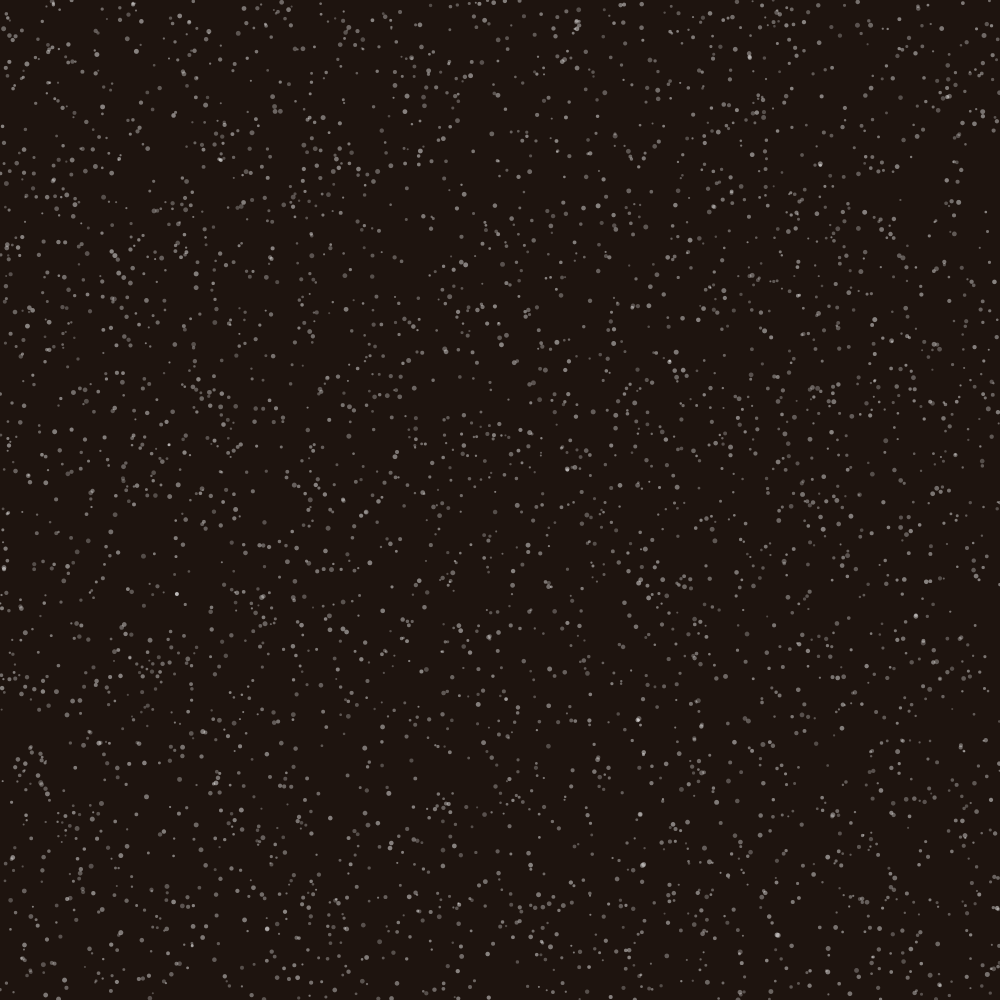
Frame 1 (no input)
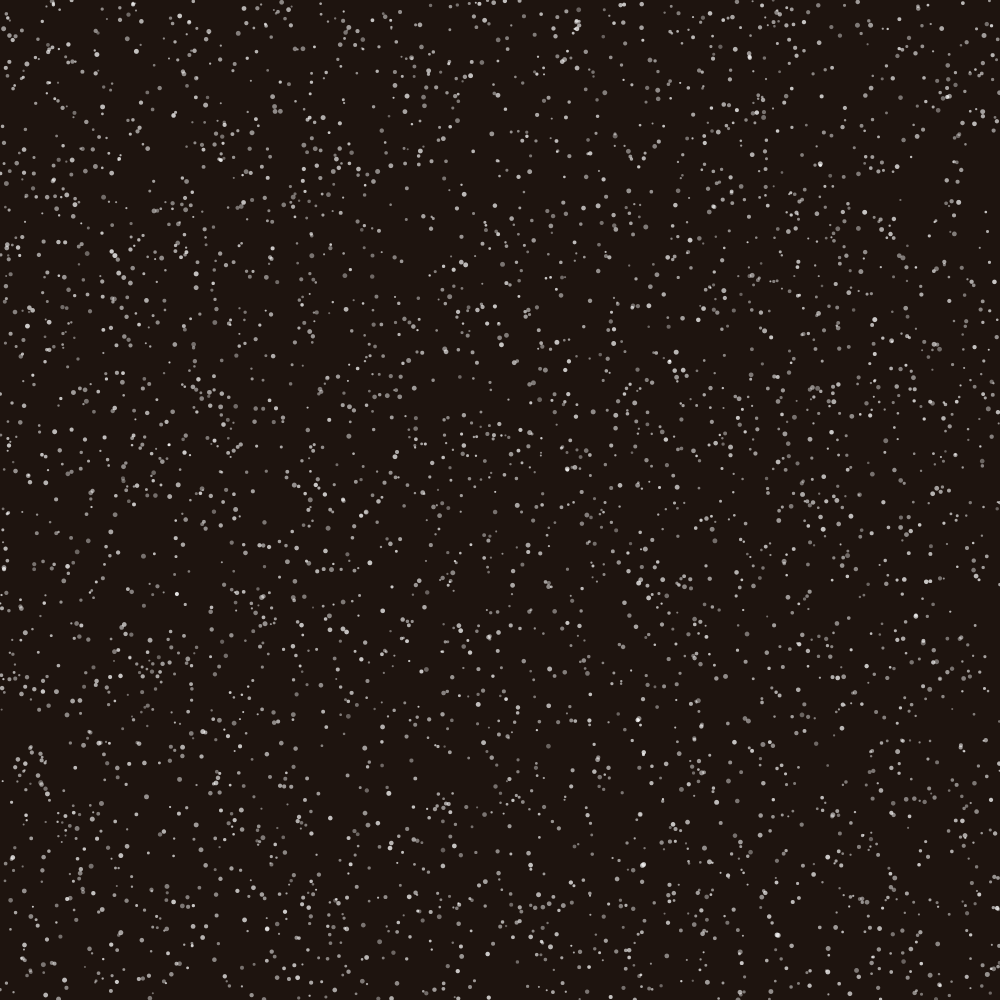
Frame 60 (no input)
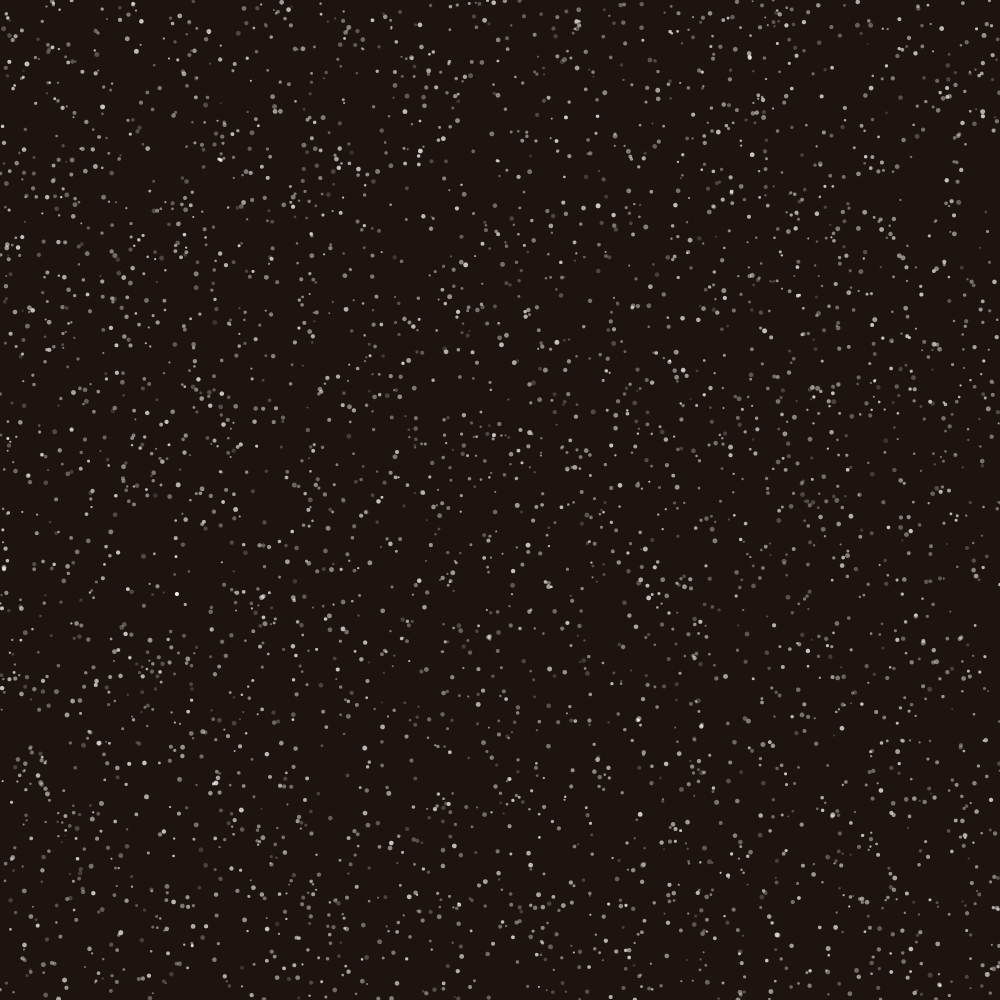
Frame 120 (the mouse pressed at the canvas centre since frame 60)

The p5.js sketch that drew these frames (run headless with seeded random() and noise() and a simulated clock; from frame 60 on, the mouse is pressed at the canvas centre):

// p5.js sketch
// ── sketch.js
// This is the Last version.
// It adds multi-stage evolution and shining effect to background dots.

// ToDoList: 
// 1.Click to select [✔] 
// 2.Selected Circle will breath. [✔]
// 3.Click two circles to connect them with a line. [✔]
// 4.Connected circles will evolve and show a middle pattern. [✔]
// 5.Connected twice to show the outer pattern. [✔]
// 6.Dots are shining. [✔]


// =======================================================================
// ======================== Global Variables =============================
// =======================================================================
// This section defines all shared state used across the sketch, including
// the global background colour, colour palettes for circles and patterns,
// and the arrays that store Circle objects. These variables are 
// initialised in setup() and then read by the drawing functions.

let globalBgColor;       // bgColor
let circleBasePalette;   // Base colours for the circles (Deep Earth tones)
let patternPalette;       // Colours for patterns/details (High contrast/Bright)
let circles = [];        // Stores all Circle objects, added dynamically on click
let backgroundDots = []; // Stores background dot data to prevent flicker

// --- New variables for Connections ---
let connections = [];     // Stores all {from, to} connection objects
let selectedCircle = null; // Stores the first selected circle (the connection source)

// =========================================================================
// ======================= Layout & Background =============================
// =========================================================================

// --- Responsiveness ---
function windowResized() {
    let size = min(windowWidth, windowHeight);
    resizeCanvas(size, size);
    // Regenerate dots to fit new canvas size
    backgroundDots = [];
    generateBackgroundDots();
    draw(); 
}

// --- Background texture: dense random scattered white dots ---
/*
    This background texture uses probabilistic dot density to distribute thousands of 
    semi-transparent white dots across the canvas. 
*/

// Generates dot data once and stores it in the backgroundDots array.
function generateBackgroundDots() {
    let density = 0.004;  // Controls how many dots per pixel area.
    let numDots = floor(width * height * density);  // Calculate the total number of dots.
    for (let i = 0; i < numDots; i++) {
        let x = random(width); // Random x position
        let y = random(height); // Random y position
        let dotSize = random(width * 0.002, width * 0.005); // Set dot size relative to canvas width
        let alpha = random(100, 200);   // We want the dots have different opacity, so they look like shining stars!
        let speed = random(0.0005, 0.002); // each dot shining individually, because it has different pulse speed.
        backgroundDots.push({ x: x, y: y, dotSize: dotSize, alpha: alpha , speed: speed});
        // once it is randomized, it will be stored to avoid flicker.
    }
}

// Draws the pre-calculated dots from the array.
// I also use millis combined with sin and map to make the dots look like twinkling.
function drawBackgroundDots() {
    push();
    noStroke();
    let pulse; // change the alpha value of the dot to make it look like shining.
    
    for (let dot of backgroundDots) { // iterate through each dot to draw it.
        pulse = sin(millis() * dot.speed); // shining smoothly
        pulse = map(pulse, -1, 1, 0.2, 1);
        fill(255, 255, 255, dot.alpha*pulse);  // Pure white, varying opacity
        ellipse(dot.x, dot.y, dot.dotSize);
    }
    pop();
}

// --- New function to draw connections (Individual Work) ---
// This function draws the lines based on the user-created 'connections' array.
// (Individual Work) I change the line color to white and make it thinner.
function drawRoads() {
    let linkColor = color(255,255,255); 
    // Use push/pop to isolate style settings for lines
    push(); 
    stroke(linkColor);
    strokeWeight(4);  // Fixed wide width
    strokeCap(ROUND); 
    // strokeCap(ROUND) sets rounded line endings for smoother, organic-looking connectors.
    // From the p5.js reference: https://p5js.org/reference/p5/strokeCap/
    // Iterate over all stored connections
    for (let conn of connections) {
        line(conn.from.x, conn.from.y, conn.to.x, conn.to.y); 
    }
    pop();
}

// =========================================================================
// ======================= Interaction Logic (Individual Work) =============
// =========================================================================
// isSelected (attribute of Circle class) and selectedCircle will update according to variable selectedCircle.
// clickedCircle will always update first.

// 1. Click empty space -> Create a new, unselected circle.
// 2. Click an unselected circle -> Select it as 'source' (it breathes).
// 3. Click a second circle -> Create a connection, evolve both,
//    and make the new circle breathe. The second circle becomes the new 'source'.
// 4. Click the same circle twice -> Deselect it.

function mouseClicked() {
    let clickedCircle = null; // Stores the circle clicked in this frame

    // Check if we clicked an existing circle
    for (let c of circles) { // iterate through each circle
        if (c.isClicked(mouseX, mouseY)) {
            clickedCircle = c; // store the clicked circle
            break; // Found it
        }
    }

    if (clickedCircle) {
        // --- If we click an existing circle ---
        
        if (selectedCircle) {
            // We already have a circle selected (it's the 'from')
            if (clickedCircle === selectedCircle) {
                // User clicked the same circle again: Deselect it
                clickedCircle.isSelected = false;
                selectedCircle = null;
            } else {
                // User clicked a different circle: Create connection!
                connections.push({ from: selectedCircle, to: clickedCircle });
                
                // Evolve both circles involved in the connection
                selectedCircle.addConnection();
                clickedCircle.addConnection();
                
                // Deselect all circles except the newly clicked one
                for(let c of circles) {
                    c.isSelected = (c === clickedCircle);
                }
                
                // Make the new circle the active source for the next connection
                selectedCircle = clickedCircle;
            }
        } else {
            // This is the first circle being selected in a chain
           for(let c of circles) {
                c.isSelected = (c === clickedCircle); // Select only this one
            }
            selectedCircle = clickedCircle;
        }

    } else {
        // --- If we click on empty space ---
        
        // Deselect all circles
        for (let c of circles) {
            c.isSelected = false;
        }
        selectedCircle = null; // Clear the connection source

        // Create the new circle
        let r = width / 8; 
        let newCircle = new Circle(mouseX, mouseY, r); // create at mouse position

        newCircle.showInner = true; // Activate it
        // Set random properties once
        newCircle.innerPatternType = floor(random(2));
        newCircle.innerBaseColor = random(circleBasePalette);
        newCircle.innerPatternColor = random(patternPalette);
        circles.push(newCircle);
    }
}

// ======================================================================
// ======================== CIRCLE CLASS ================================
// ======================================================================
// The Circle class encapsulates all logic for drawing a single circular
// motif. Each Circle instance stores its position, radius, and randomly
// chosen pattern types for the outer, middle, and inner layers. The class
// provides a display() method that renders the circle as a three-layer
// structure (buffer, outer, middle, inner) using a variety of generative
// pattern functions.

// (Individual Work Comments):
// I add addConnection() to update the connection count and show pattern accordingly.
// I add connectionCount to track the number of connections.

class Circle {
/*
    Each Circle object randomly selects pattern types for its outer, middle,
    and inner layers. This modular structure expands on OOP techniques,
    enabling controlled variation through generative rules.
*/
    constructor(x, y, r) {
        this.x = x;
        this.y = y;
        this.r = r; 
        
    // --- State Variables (Individual Work) ---
        this.showMiddle = false;  // if show the middle pattern
        this.showOuter = false; // New state for max evolution
        this.isSelected = false; // for breathing animation
        this.connectionCount = 0; // for evolution
        
        // --- Inner Pattern Properties (for flicker-free draw) ---
        this.innerPatternType = 0;
        this.innerBaseColor = color(0);
        this.innerPatternColor = color(255);
        
        // --- Middle Pattern Properties ---
        this.middlePatternType = floor(random(4));
        this.middleBaseColor = color(0);
        this.middlePatternColor = color(255);
        
        // --- Outer Pattern Properties ---
        this.outerPatternType = floor(random(4)); 
        this.outerBaseColor = color(0);
        this.outerPatternColor = color(255);
        
        // use the seed to generate the same pattern to avoid flickering.
        this.seed = random(1000000); // ref:https://p5js.org/reference/p5/randomSeed/
    }

    // (Individual Work)
    // check if the mouse is clicked on the circle using the distance
    // if the clicked distance is smaller than the radius, then it is clicked.
    isClicked(mx, my) {
        let d = dist(mx, my, this.x, this.y);
        return (d < this.r * 0.7); 
    }

    // (Individual Work)
    // Called when a connection is made to this circle
    addConnection() {
        this.connectionCount++; // Increment
        
        if (this.connectionCount === 1) {
            // First connection: activate middle layer
            this.showMiddle = true;
            // Set colors once
            this.middleBaseColor = random(circleBasePalette);
            this.middlePatternColor = random(patternPalette);
            
        } else if (this.connectionCount === 2) {
            // Second connection: activate outer layer
            this.showOuter = true;
            // Set colors once
            this.outerBaseColor = random(circleBasePalette);
            this.outerPatternColor = random(patternPalette);
        
        } else if (this.connectionCount > 2) {
            // Subsequent connections: refresh all patterns
            this.refreshPatterns();
        }
    }
    // randomize all properties
        refreshPatterns() {
        // Re-randomize seed for new shapes
        this.seed = random(1000000); 
        
        // Re-randomize types
        this.outerPatternType = floor(random(4));
        this.middlePatternType = floor(random(4));
        this.innerPatternType = floor(random(2));
        
        // Re-randomize all colors
        this.outerBaseColor = random(circleBasePalette);
        this.outerPatternColor = random(patternPalette);
        this.middleBaseColor = random(circleBasePalette);
        this.middlePatternColor = random(patternPalette);
        this.innerBaseColor = random(circleBasePalette);
        this.innerPatternColor = random(patternPalette);
    }

    // --- Main Display Method ---
    display() {

        // from the official p5.js reference: https://p5js.org/reference/p5/randomSeed/
        randomSeed(this.seed); // This makes all random() calls stable
       
        // Uses push/pop/translate to simplify drawing coordinates (relative to center 0,0)
        push(); 
        // 1. Move origin to the circle's center
        translate(this.x, this.y); 
        // Rotate animation
        // the rotation speed is related to the connection count
        // the more connection count, the faster the rotation speed
        rotate(frameCount * 0.01 * (this.connectionCount+ 1)); 

        //The glow effect code are generated by AI
        // It adds a glow effect, so the circles looks like celestial bodies.
        // Use the brightest pattern color for the glow
         
        drawingContext.shadowBlur = 60;
        drawingContext.shadowColor = this.innerBaseColor;

        // I want scale the circle, so It won't overlap with other circles
        if(this.connectionCount <=2){
          if(this.connectionCount == 0) { //do nothing
          }
          else if(this.connectionCount == 1 ){
            scale(0.75);
          }
          else if(this.connectionCount == 2) {
            scale(0.6);
          }
        }
        else{
          scale(0.6);
        } 
        // (Individual) If the circle is selected, apply a "breathing" scale animation
        if (this.isSelected) { 
            // from the official p5.js reference: https://p5js.org/reference/p5/millis/
            let pulse = sin(millis() * 0.005); // Oscillates smoothly
            let scaleFactor = map(pulse, -1, 1, 1.0, 1.15); // The range of sin is -1 to 1, map it to scale range
            scale(scaleFactor); // Apply scaling
        }
        // 2. Draw Patterns
        if (this.showOuter) {
            this.displayOuterPattern();
        }
        if (this.showMiddle) {
            this.displayMiddlePattern();
        }
        this.displayInnerPattern();  

        drawingContext.shadowBlur = 0;
        
        pop(); // only scale the selected circle
    }
// --- Drawing Utilities (Helpers) ---
    /*
        Many of the custom shapes in this sketch use beginShape() together with
        curveVertex() to build smooth, organic outlines instead of perfect geometric primitives. 
        This technique was not fully covered in class and is adapted from the official p5.js reference:
            - beginShape(): https://p5js.org/reference/p5/beginShape/
            - curveVertex(): https://p5js.org/reference/p5/curveVertex/
        By adding small random jitter to the radii of points before calling
        curveVertex(), we simulate hand-drawn contours and irregular blobs.
    */

    //  beginShape() + curveVertex()： draw a small, irregular dot shape at a given radial offset and angle.
    //  rotate(random(TWO_PI));is removed to avoid flicker
    drawIrregularBlob(rOffset, angle, size, col) { //no random rotation now
    //  Calculate position based on polar coordinates
        let x = cos(angle) * rOffset;
        let y = sin(angle) * rOffset;
        fill(col);
        noStroke();
        push();
        translate(x, y); 
        beginShape();
        let points = 8;  
        for (let i = 0; i <= points; i++) { // Use <= to close curve
            let a = TWO_PI / points * i;
        // Jitter the radius of the dot itself
            let r = size * 0.5 * random(0.85, 1.15); // This random() is stable
            curveVertex(cos(a) * r, sin(a) * r); 
        }
        endShape(CLOSE);
        pop();
    }
    // larger version of drawIrregularBlob() used to draw big circular motifs
    drawHandDrawnCircle(r, fillCol, strokeCol, strokeW) {
    //  draws a large base circle with a slightly jittered radius, 
    //  beginShape() + curveVertex(): described above to create an organic, hand-drawn outline.
    // This function can be used to draw circles both with fill and without fill.
        if (fillCol) fill(fillCol); else noFill();
        if (strokeCol) stroke(strokeCol); else noStroke();
        if (strokeW) strokeWeight(strokeW);
        beginShape();
        let points = 50;  
        //  if the number of points is too small, the circle will look like a polygon.
        //  if the number of points is too big, the circle will look too perfect!
        for (let i = 0; i <= points; i++) {
            let angle = (TWO_PI / points) * i;
            let jitter = random(-r * 0.02, r * 0.02); // This random() is stable
            let radius = r + jitter;
            curveVertex(cos(angle) * radius, sin(angle) * radius);
        }
        endShape(CLOSE);
    }
  // ================= OUTER PATTERNS =================
    
    //  Use stored colors
    displayOuterPattern() {
        //  we want random color to increase the diversity... (Individual: color is stored)
        this.drawHandDrawnCircle(this.r, this.outerBaseColor, color(0, 50), 2);
        let patCol = this.outerPatternColor;

        //  draw the outer pattern based on the pattern type
        switch (this.outerPatternType) {
            case 0: this.drawOuterDotsPattern(patCol); break;
            case 1: this.drawOuterRadiatingLinesPattern(patCol); break;
            case 2: this.drawOuterStripedRingPattern(patCol); break;
            case 3: this.drawOuterRadialDashPattern(patCol); break; 
        }
    }

    //  Pattern 0: Irregular Dots Ring
    drawOuterDotsPattern(col) {
        let dotSize = this.r * 0.07;  
        let dotSpacing = this.r * 0.09; 
        //  the dots ring starts from a radius of 0.65 times the radius of the circle
        //  and will end at 0.95 times the radius of the circle
        for (let radius = this.r * 0.65; radius < this.r * 0.95; radius += dotSpacing) { 
            let count = floor((TWO_PI * radius) / dotSpacing); //  calculate the number of dots
            //  so the density of dots on each circle is identical
            for (let i = 0; i < count; i++) {  // (Group) draw dots ring
                let angle = (TWO_PI / count) * i;
                this.drawIrregularBlob(radius, angle, dotSize, col);
            }
        }
    }
    
    //  Pattern 1: Radiating Lines (Sunburst)
    //  Uses rotate() to simplify drawing lines radiating from center
    drawOuterRadiatingLinesPattern(col) {
        let numLines = 40;
        stroke(col);
        strokeWeight(this.r * 0.015);
        strokeCap(ROUND);
        
        for (let i = 0; i < numLines; i++) {
            let angle = (TWO_PI / numLines) * i + random(-0.05, 0.05); //  add random jitter
            push(); 
            rotate(angle); //  Rotate context
            //  Draw line along the X-axis
            line(this.r * 0.6, 0, this.r * 0.95, 0);
            //  Draw dot at the tip
            this.drawIrregularBlob(this.r * 0.95, 0, this.r * 0.03, col); 
            pop(); 
        }
    }
    
    //  Pattern 2: Striped Ring
    drawOuterStripedRingPattern(col) {
        noFill();
        stroke(col);
        let baseStrokeWeight = this.r * 0.025; 
        let numRings = 2;  //  we only want 2 rings to make the pattern look more brief
        for (let i = 0; i < numRings; i++) {
            let radius = map(i, 0, numRings - 1, this.r * 0.65, this.r * 0.9);
            //  The map() function scales a value from one range to another.
            //  Here, it takes the loop counter 'i' (which goes from 0 to numRings - 1)
            //  and converts it to a corresponding radius value.
            strokeWeight(baseStrokeWeight * random(0.8, 1.2)); 
            this.drawHandDrawnCircle(radius, null, col, null);
            //  Because we don't want a circle with fill, we pass 'null' for fillCol.
        }
    }
    
    //  Pattern 3: Radial Dash (Sine Wave Spring)
    //  Uses sin() to create a continuous wavy circumference
    //  This pattern also relies on beginShape() + curveVertex()
    drawOuterRadialDashPattern(col) {
        noFill(); 
        stroke(col); 
        strokeWeight(this.r * 0.025);
        let baseRadius = this.r * 0.73;
        let waveHeight = baseRadius * 0.30;
        //  waveHeight is the amplitude
        let waveFrequency = 60;
        //  waveFrequency controls how many full oscillations
        let totalPoints = 240;   
        //  totalPoints determines the smoothness (resolution)
        
        beginShape();
        for (let j = 0; j <= totalPoints; j++) {
            let angle = (TWO_PI / totalPoints) * j;
            let offset = sin(angle * waveFrequency) * waveHeight;
            let finalRadius = baseRadius + offset;
            finalRadius += random(-this.r * 0.005, this.r * 0.005);
            curveVertex(cos(angle) * finalRadius, sin(angle) * finalRadius);
        }
        endShape(CLOSE); 
    }
    
    // ================= MIDDLE PATTERNS  =================
    
    // (Individual) Use stored colors
    displayMiddlePattern() {
        this.drawHandDrawnCircle(this.r * 0.55, this.middleBaseColor, null, 0);
        let patCol = this.middlePatternColor;

        switch (this.middlePatternType) {
            case 0: this.drawMiddleConcentricDotsPattern(patCol); break;
            case 1: this.drawMiddleUshapePattern(patCol); break;
            case 2: this.drawMiddleSolidRings(patCol); break;
            case 3: this.drawMiddleConcentricRings(patCol); break; 
        }
    }

    //  Pattern 0: Concentric Dots
    drawMiddleConcentricDotsPattern(col) {
        let dotSize = this.r * 0.04;
        for (let r = this.r * 0.2; r < this.r * 0.5; r += dotSize * 1.5) {
            let count = floor((TWO_PI * r) / (dotSize * 1.5));
            for (let i = 0; i < count; i++) {
                let angle = (TWO_PI / count) * i;
                this.drawIrregularBlob(r, angle, dotSize, col);
            }
        }
    }
    
    //  Pattern 1: U-Shape Symbols
    //  Represents a person sitting in Indigenous art
    drawMiddleUshapePattern(col) {
        noFill();
        stroke(col);
        strokeWeight(this.r * 0.02);
        let count = 8; //  The total number of U-shapes to draw.
        let r = this.r * 0.35; //  The radius of the orbit
    
        for (let i = 0; i < count; i++) {
            let angle = (TWO_PI / count) * i;
            //  Calculate the angle for this specific shape's position
            push();
            rotate(angle); 
            translate(r, 0); 
            rotate(PI/2); 
            //  arc() draws a semicircle from angle 0 to PI (180 degrees)
            arc(0, 0, this.r*0.15, this.r*0.15, 0, PI); 
            pop();
        }
    }
    
    //  Pattern 2: Solid Rings
    drawMiddleSolidRings(col) {
        this.drawHandDrawnCircle(this.r * 0.45, col, null, 0);
        let col2 = random(patternPalette); // This random() is stable
        this.drawHandDrawnCircle(this.r * 0.3, col2, null, 0);
    }
    
    //  Pattern 3: Concentric Rings
    drawMiddleConcentricRings(col) {
        noFill();
        stroke(col);
        let baseStrokeWeight = this.r * 0.01; 
        let numRings = 5;  //  The total number of concentric rings
        for (let j = 0; j < numRings; j++) {
            let currentRadius = map(j, 0, numRings - 1, this.r * 0.3, this.r * 0.5);
            strokeWeight(baseStrokeWeight * random(0.8, 1.2)); // This random() is stable
            //  Use drawHandDrawnCircle for consistency
            this.drawHandDrawnCircle(currentRadius, null, col, null);
        }
    }

    // ================= INNER PATTERNS =================
    displayInnerPattern() {
   
        this.drawHandDrawnCircle(this.r * 0.25, this.innerBaseColor, null, 0);
        let patCol = this.innerPatternColor;
        
        if (this.innerPatternType === 0) {
            //  Simple large blob (Center Eye)
            this.drawIrregularBlob(0, 0, this.r * 0.15, patCol); //  0,0 is center
        } else {
            //  Spiral Line
            noFill();
            stroke(patCol);
            strokeWeight(this.r * 0.015);
            //  Here we again use beginShape() + curveVertex() to build a spiral-like
            //  path, applying the same hand-drawn curve technique.
            beginShape();
            for (let i = 0; i < 50; i++) {
                let r = map(i, 0, 50, 0, this.r * 0.2);
                let angle = i * 0.4;
                curveVertex(cos(angle)*r, sin(angle)*r);
            }
            endShape();
        }
    }
} 
// ======================================================================
// ======================== SETUP & DRAW ================================
// ======================================================================

function setup() {
    //  Use min dimension to ensure square aspect ratio fits screen
    let size = min(windowWidth, windowHeight);
    createCanvas(size, size);
    
    //  pixelDensity() was not covered in class. 
    //  It comes from the p5.js reference: https://p5js.org/reference/p5/pixelDensity/
    //  It increases the device pixel ratio so the artwork renders more sharply on high-DPI/Retina screens.
    pixelDensity(2); // For high-DPI/Retina screens

    // --- 1. Colour palette system (Aboriginal-inspired style) ---
    globalBgColor = color(30, 20, 15); // (Group) Deep, dark earth background
    
    circleBasePalette = [
        color(90, 40, 20),   // (Red Ochre)
        color(60, 30, 15),   // (Deep Earth)
        color(40, 45, 35),   // (Bush Green)
        color(110, 60, 30),  // (Burnt Orange)
        color(20, 20, 20)    // (Charcoal)
    ];
    
    patternPalette = [
        color(255, 255, 255), // (Ceremony White) 
        color(255, 240, 200), // (Cream)
        color(255, 215, 0),   // (Sun Yellow)
        color(255, 140, 80),  // (Bright Ochre)
        color(160, 180, 140), // (Sage)
        color(200, 200, 210)  // (Ash)
   ];
    
    // --- 2. Generate static background dots (Individual Work) ---
    generateBackgroundDots();
}

function draw() {
    background(globalBgColor); 
    
     // 1. Background Texture (flicker-free)
    //  Draw random white dots that fill the canvas
    drawBackgroundDots();
    
    // 2. Connection Layer (Roads)
    //  Draw wide network lines between selected circle centres
    //  Rendered BEFORE circles so lines appear to go *under* them
    drawRoads(); 

    // 3. Main Circle Layer
    //  Iterate through all circle objects and call their display method
    for (let c of circles) {
        c.display();
    }
    
    // (Individual Work) noLoop() is removed to allow for
    // animation (breathing) and interaction.
}
